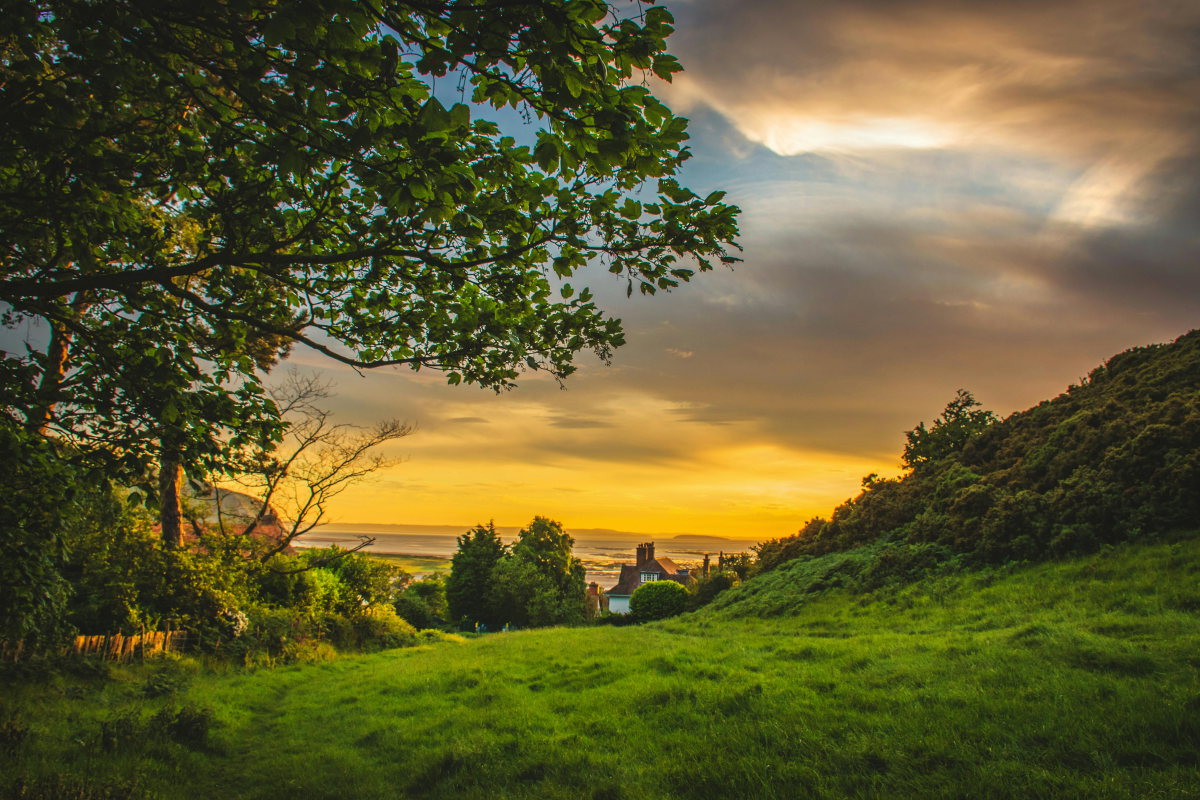
#> input picture landscape.jpg, 6000 x 4000 px (shown at 1/5 size)
$ python imageProcessing.py
#> lines starting #> are read from the running program, lines starting #| are printed output that depends on the picture; after the words box and inside, x2 and y2 are one past the last pixel; in counts of white or black regions, pixels touching at a corner belong together
### DobotDllType.py
from ctypes import *
import time,  platform
import os

def enum(**enums):
    return type("Enum", (), enums)

EndType = enum(EndTypeCustom=0,
    EndTypeSuctionCup=1,
    EndTypeGripper=2,
    EndTypeLaser=3,
    EndTypePen = 4,
    EndTypeMax=5)

DevType = enum(Idle=0,
               Conntroller=1,
               Magician=2,
               MagicianLite=3
               )

ParamsMode = enum(JOG=0,
                other=1)


class DevInfo(Structure):
    _pack_ = 1
    _fields_ = [
        ("devId", c_int),
        ("type", c_int),
        ("firmwareName", c_byte * 50),
        ("firwareVersion", c_byte * 50),
        ("runTime", c_float)
               ]

class ConnectInfo(Structure):
    _pack_ = 1
    _fields_ = [
        ("masterDevInfo", DevInfo),
        ("slaveDevInfo1", DevInfo),
        ("slaveDevInfo2", DevInfo)
    ]

class UpgradeFWReadyCmd(Structure):
    _pack_ = 1
    _fields_ = [
        ("fwSize", c_uint32),
        ("md5", c_char_p)
    ]

class DeviceID(Structure):
    _pack_ = 1
    _fields_ = [
        ("deviceID1", c_uint32),
        ("deviceID2", c_uint32),
        ("deviceID3", c_uint32)
    ]

masterId = 0
slaveId = 0

class DeviceVersion(Structure):
    _pack_ = 1
    _fields_ = [
        ("fw_majorVersion", c_byte),
        ("fw_minorVersion", c_byte),
        ("fw_revision", c_byte),
        ("fw_alphaVersion", c_byte),
        ("hw_majorVersion", c_byte),
        ("hw_minorVersion", c_byte),
        ("hw_revision", c_byte),
        ("hw_alphaVersion", c_byte)
    ]

# For EndTypeParams
class EndTypeParams(Structure):
    _pack_ = 1
    _fields_ = [
        ("xBias", c_float),
        ("yBias", c_float),
        ("zBias", c_float)
        ]

class Pose(Structure):
    _pack_ = 1
    _fields_ = [
        ("x", c_float),
        ("y", c_float),
        ("z", c_float),
        ("rHead", c_float),
        ("joint1Angle", c_float),
        ("joint2Angle", c_float),
        ("joint3Angle", c_float),
        ("joint4Angle", c_float)
        ]

class Kinematics(Structure):
    _pack_ = 1
    _fields_ = [
        ("velocity", c_float),
        ("acceleration", c_float)
        ]

class AlarmsState(Structure):
    _pack_ = 1
    _fields_ = [
        ("alarmsState", c_int32)
        ]

class HOMEParams(Structure):
    _pack_ = 1
    _fields_ = [
        ("x", c_float),
        ("y", c_float),
        ("z", c_float),
        ("r", c_float)
        ]

class HOMECmd(Structure):
    _pack_ = 1
    _fields_ = [
        ("temp", c_float)
        ]

class AutoLevelingCmd(Structure):
    _pack_ = 1
    _fields_ = [
        ("controlFlag", c_ubyte),
        ("precision", c_float)
        ]

class EMotor(Structure):
    _pack_ = 1
    _fields_ = [
        ("index", c_byte),
        ("isEnabled", c_byte),
        ("speed", c_int32)
        ]

class EMotorS(Structure):
    _pack_ = 1
    _fields_ = [
        ("index", c_byte),
        ("isEnabled", c_byte),
        ("speed", c_int32),
        ("distance", c_uint32)
        ]

##################  Arm orientation定义   ##################
ArmOrientation = enum(
    LeftyArmOrientation=0,
    RightyArmOrientation=1)

##################  点动示教部分   ##################

class JOGJointParams(Structure):
    _pack_ = 1
    _fields_ = [
        ("joint1Velocity", c_float),
        ("joint2Velocity", c_float),
        ("joint3Velocity", c_float),
        ("joint4Velocity", c_float),
        ("joint1Acceleration", c_float),
        ("joint2Acceleration", c_float),
        ("joint3Acceleration", c_float),
        ("joint4Acceleration", c_float)
        ]

class JOGCoordinateParams(Structure):
    _pack_ = 1
    _fields_ = [
        ("xVelocity", c_float),
        ("yVelocity", c_float),
        ("zVelocity", c_float),
        ("rVelocity", c_float),
        ("xAcceleration", c_float),
        ("yAcceleration", c_float),
        ("zAcceleration", c_float),
        ("rAcceleration", c_float)
        ]

class JOGCommonParams(Structure):
    _pack_ = 1
    _fields_ = [
        ("velocityRatio", c_float),
        ("accelerationRatio", c_float)
        ]

class JOGLParams(Structure):
    _pack_ = 1
    _fields_ = [
        ("velocity",  c_float),
        ("acceleration",  c_float)
    ]


JC = enum(JogIdle=0,
    JogAPPressed=1,
    JogANPressed=2,
    JogBPPressed=3,
    JogBNPressed=4,
    JogCPPressed=5,
    JogCNPressed=6,
    JogDPPressed=7,
    JogDNPressed=8,
    JogEPPressed=9,
    JogENPressed=10)

class JOGCmd(Structure):
    _pack_ = 1
    _fields_ = [
        ("isJoint", c_byte),
        ("cmd", c_byte)
        ]

##################  再现运动部分   ##################

class PTPJointParams(Structure):
    _fields_ = [
        ("joint1Velocity", c_float),
        ("joint2Velocity", c_float),
        ("joint3Velocity", c_float),
        ("joint4Velocity", c_float),
        ("joint1Acceleration", c_float),
        ("joint2Acceleration", c_float),
        ("joint3Acceleration", c_float),
        ("joint4Acceleration", c_float)
        ]

class PTPCoordinateParams(Structure):
    _fields_ = [
        ("xyzVelocity", c_float),
        ("rVelocity", c_float),
        ("xyzAcceleration", c_float),
        ("rAcceleration", c_float)
        ]

class PTPLParams(Structure):
    _pack_ = 1
    _fields_ = [
        ("velocity",  c_float),
        ("acceleration",  c_float)
    ]

class PTPJumpParams(Structure):
    _pack_ = 1
    _fields_ = [
        ("jumpHeight", c_float),
        ("zLimit", c_float)
        ]

class PTPCommonParams(Structure):
    _pack_ = 1
    _fields_ = [
        ("velocityRatio", c_float),
        ("accelerationRatio", c_float)
        ]

PTPMode = enum(
    PTPJUMPXYZMode=0,
    PTPMOVJXYZMode=1,
    PTPMOVLXYZMode=2,

    PTPJUMPANGLEMode=3,
    PTPMOVJANGLEMode=4,
    PTPMOVLANGLEMode=5,

    PTPMOVJANGLEINCMode=6,
    PTPMOVLXYZINCMode=7,
    PTPMOVJXYZINCMode=8,

    PTPJUMPMOVLXYZMode=9)

InputPin = enum( InputPinNone=0,
    InputPin1=1,
    InputPin2=2,
    InputPin3=3,
    InputPin4=4,
    InputPin5=5,
    InputPin6=6,
    InputPin7=7,
    InputPin8=8)

InputLevel = enum(InputLevelBoth=0,
    InputLevelLow=1,
    InputLevelHigh=2)

OutputPin = enum(
    SIGNALS_O1=1,
    SIGNALS_O2=2,
    SIGNALS_O3=3,
    SIGNALS_O4=4,
    SIGNALS_O5=5,
    SIGNALS_O6=6,
    SIGNALS_O7=7,
    SIGNALS_O8=8)

class PTPCmd(Structure):
    _pack_ = 1
    _fields_ = [
        ("ptpMode", c_byte),
        ("x", c_float),
        ("y", c_float),
        ("z", c_float),
        ("rHead", c_float)
        ]

class DeviceCountInfo(Structure):
    _pack_ = 1
    _fields_ = [
        ("deviceRunTime",  c_uint64),
        ("devicePowerOn",  c_uint32),
        ("devicePowerOff", c_uint32)
        ]

class PTPWithLCmd(Structure):
    _pack_ = 1
    _fields_ = [
        ("ptpMode", c_byte),
        ("x", c_float),
        ("y", c_float),
        ("z", c_float),
        ("rHead", c_float),
        ("l", c_float)
        ]

##################  Continuous path   ##################

class CPParams(Structure):
    _pack_ = 1
    _fields_ = [
        ("planAcc", c_float),
        ("juncitionVel", c_float),
        ("acc", c_float),
        ("realTimeTrack",  c_byte)
        ]

ContinuousPathMode = enum(
    CPRelativeMode=0,
    CPAbsoluteMode=1)

class CPCmd(Structure):
    _pack_ = 1
    _fields_ = [
        ("cpMode", c_byte),
        ("x", c_float),
        ("y", c_float),
        ("z", c_float),
        ("velocity", c_float)
        ]

class CP2Cmd(Structure):
    _pack_ = 1
    _fields_ = [
        ("cpMode", c_byte),
        ("x", c_float),
        ("y", c_float),
        ("z", c_float),
        ("velocity", c_float)
        ]

class CPCommonParams(Structure):
    _pack_ = 1
    _fields_ = [
        ("velocityRatio", c_float),
        ("accelerationRatio", c_float)
        ]

##################  圆弧：ARC   ##################
class ARCPoint(Structure):
    _pack_ = 1
    _fields_ = [
        ("x", c_float),
        ("y", c_float),
        ("z", c_float),
        ("rHead", c_float)
    ]

class ARCParams(Structure):
    _pack_ = 1
    _fields_ = [
        ("xyzVelocity", c_float),
        ("rVelocity", c_float),
        ("xyzAcceleration", c_float),
        ("rAcceleration", c_float)
        ]

class ARCCmd(Structure):
    _pack_ = 1
    _fields_ = [
        ("cirPoint", ARCPoint),
        ("toPoint", ARCPoint)
    ]

class CircleCmd(Structure):
    _pack_ = 1
    _fields_ = [
        ("cirPoint", ARCPoint),
        ("toPoint", ARCPoint)
    ]

class ARCCommonParams(Structure):
    _pack_ = 1
    _fields_ = [
        ("velocityRatio", c_float),
        ("accelerationRatio", c_float)
        ]

##################  User parameters   ##################

class WAITParams(Structure):
    _pack_ = 1
    _fields_ = [
        ("unitType", c_byte)
        ]

class WAITCmd(Structure):
    _pack_ = 1
    _fields_ = [
        ("waitTime", c_uint32)
        ]

TRIGMode = enum(
    TRIGInputIOMode = 0,
    TRIGADCMode=1)

TRIGInputIOCondition = enum(
    TRIGInputIOEqual = 0,
    TRIGInputIONotEqual=1)

TRIGADCCondition = enum(
    TRIGADCLT = 0,
    TRIGADCLE=1,
    TRIGADCGE = 2,
    TRIGADCGT=3)

class TRIGCmd(Structure):
    _pack_ = 1
    _fields_ = [
        ("address", c_byte),
        ("mode", c_byte),
        ("condition",  c_byte),
        ("threshold", c_uint16)
        ]

GPIOType = enum(
    GPIOTypeDummy = 0,
    GPIOTypeDO = 1,
    GPIOTypePWM=2,
    GPIOTypeDI=3,
    GPIOTypeADC=4,
    GPIOTypeDIPU=5,
    GPIOTypeDIPD=6)

class IOMultiplexing(Structure):
    _pack_ = 1
    _fields_ = [
        ("address", c_byte),
        ("multiplex", c_byte)
        ]

class IODO(Structure):
    _pack_ = 1
    _fields_ = [
        ("address", c_byte),
        ("level", c_byte)
        ]

class IOPWM(Structure):
    _pack_ = 1
    _fields_ = [
        ("address", c_byte),
        ("frequency", c_float),
        ("dutyCycle", c_float)
        ]

class IODI(Structure):
    _pack_ = 1
    _fields_ = [
        ("address", c_byte),
        ("level", c_byte)
        ]

class IOADC(Structure):
    _pack_ = 1
    _fields_ = [
        ("address", c_byte),
        ("value", c_int)
        ]

class UserParams(Structure):
    _pack_ = 1
    _fields_ = [
        ("params1", c_float),
        ("params2", c_float),
        ("params3", c_float),
        ("params4", c_float),
        ("params5", c_float),
        ("params6", c_float),
        ("params7", c_float),
        ("params8", c_float)
        ]

ZDFCalibStatus = enum(
    ZDFCalibNotFinished=0,
    ZDFCalibFinished=1)


class WIFIIPAddress(Structure):
    _pack_ = 1
    _fields_ = [
        ("dhcp", c_byte),
        ("addr1", c_byte),
        ("addr2", c_byte),
        ("addr3", c_byte),
        ("addr4", c_byte),
        ]

class WIFINetmask(Structure):
    _pack_ = 1
    _fields_ = [
        ("addr1", c_byte),
        ("addr2", c_byte),
        ("addr3", c_byte),
        ("addr4", c_byte),
        ]

class WIFIGateway(Structure):
    _pack_ = 1
    _fields_ = [
        ("addr1", c_byte),
        ("addr2", c_byte),
        ("addr3", c_byte),
        ("addr4", c_byte),
        ]

class WIFIDNS(Structure):
    _pack_ = 1
    _fields_ = [
        ("addr1", c_byte),
        ("addr2", c_byte),
        ("addr3", c_byte),
        ("addr4", c_byte),
        ]

ColorPort = enum(
    PORT_GP1 = 0,
    PORT_GP2 = 1,
    PORT_GP4 = 2,
    PORT_GP5 = 3
    )

InfraredPort = enum(
    PORT_GP1 = 0,
    PORT_GP2 = 1,
    PORT_GP4 = 2,
    PORT_GP5 = 3
    )

UART4PeripheralsType = enum(
    UART4PeripheralsUART = 0,
    UART4PeripheralsWIFI = 1,
    UART4PeripheralsBLE = 2,
    UART4PeripheralsCH375 = 3
    )
##################  API result   ##################

DobotConnect = enum(
    DobotConnect_NoError=0,
    DobotConnect_NotFound=1,
    DobotConnect_Occupied=2)

DobotCommunicate = enum(
    DobotCommunicate_NoError=0,
    DobotCommunicate_BufferFull=1,
    DobotCommunicate_Timeout=2,
    DobotCommunicate_InvalidParams=3,
    DobotCommunicate_InvalidDevice=4
    )

isUsingLinearRail = False
##################  API func   ##################

#parker add 2018 8 29 添加Wifi设置模块退出标志位
QuitDobotApiFlag = True

# [9 lines left out: function load, not called in this run]


def dSleep(ms):
    time.sleep(ms / 1000)

def gettime():
    return [time.time()]


def SetDebugEnable(api, flag=False):
    result = api.SetDebugEnable(flag)


# [18 lines left out: function SearchDobot, not called in this run]

masterId = 0
slaveId = 0
masterDevType = 0
slaveDevType = 0


# [38 lines left out: function ConnectDobot, not called in this run]


def DisconnectDobot(api):
    api.DisconnectDobot(c_int(masterId))


def GetMarlinVersion(api):
    api.GetMarlinVersion(c_int(masterId), c_int(slaveId))


def PeriodicTask(api):
    api.PeriodicTask()


def SetCmdTimeout(api, times):
    api.SetCmdTimeout(c_int(masterId), times)


def DobotExec(api):
    return [api.DobotExec()]


# [2321 lines left out: functions GetQueuedCmdCurrentIndex, GetQueuedCmdMotionFinish, SetQueuedCmdStartExec, SetQueuedCmdStopExec, SetQueuedCmdForceStopExec, SetQueuedCmdStartDownload and 136 more, not called in this run]


def GetColorSensorEx(api,  index):
    result = GetColorSensor(api)
    return result[index]


# [787 lines left out: functions SetAutoLevelingCmdEx, SetLostStepCmdEx, SetUpgradeFWReadyCmd, GetUpgradeFWReadyCmd, SetTRIGCmdEx, SetARCCmdEx and 52 more, not called in this run]

### imageProcessing.py
import cv2 as cv
import numpy as np
import matplotlib.pyplot as plt
import os
import DobotDllType as dType
import time as t


# CON_STR = {
#     dType.DobotConnect.DobotConnect_NoError:  "DobotConnect_NoError",
#     dType.DobotConnect.DobotConnect_NotFound: "DobotConnect_NotFound",
#     dType.DobotConnect.DobotConnect_Occupied: "DobotConnect_Occupied"}

# api = dType.load()

# #Connect Dobot
# state = dType.ConnectDobot(api, "COM10", 115200)[0]
# print("Connect status:", CON_STR[state])


#opencv stores images in BGR format
def resize(image):
    # [6 lines of commented-out code are left out]

    resize_image = cv.resize(image, (200, 200))
    cv.imshow('resize_image', resize_image)
    cv.waitKey(0)
    return resize_image

#canny edge detection
def canny(image, msg = 'n'):
    canny_image = None
    if msg == 'y':
        smooth_edges = cv.GaussianBlur(image, (3, 3), 1)
        canny_image = cv.Canny(smooth_edges, 45, 200)
    else:
        canny_image = cv.Canny(image, 45, 200)
    smooth_edges = cv.GaussianBlur(canny_image, (9, 9), 1)
    cv.imshow('canny_image', canny_image)
    cv.waitKey(0)

    return canny_image

#gets coordinates of the image
def getCoordinates(image):
    coordinates = np.argwhere(image > 0)

    return coordinates

def plotCoordinates(coordinates, size = 7):
    coordinates_np = np.array(coordinates)
    plt.plot(coordinates_np[:, 1], coordinates_np[:, 0], "k.", markersize = size)
    plt.gca().invert_yaxis()
    plt.show()

#draws coordinates using the dobot api
def drawCoordinates(coordinates):

    for x, y in coordinates:
        #adding values to the coordinates so they will be in range
        x1 = x+ 175
        y1 = y + 100
        print(f"({x1}, {y1})")
        move = dType.SetPTPCmd(api, dType.PTPMode.PTPMOVLXYZMode, x1, y1, -54.4, 0, isQueued = 1)

        if move == 0:
            print(f"Error moving to ({x1}, {y1})")

        #delays it for 2 seconds
        t.sleep(2)

    return 0


if __name__ == "__main__":

    # #gets the home parameters using the api
    # print(dType.GetHOMEParams(api))
    # #sets the home parameters
    # dType.SetHOMEParams(api, 250, 0, 0, 0)
    # #prints the home parameters to check if it changed
    # print(dType.GetHOMEParams(api))

    image_1 = cv.imread("landscape.jpg",0)
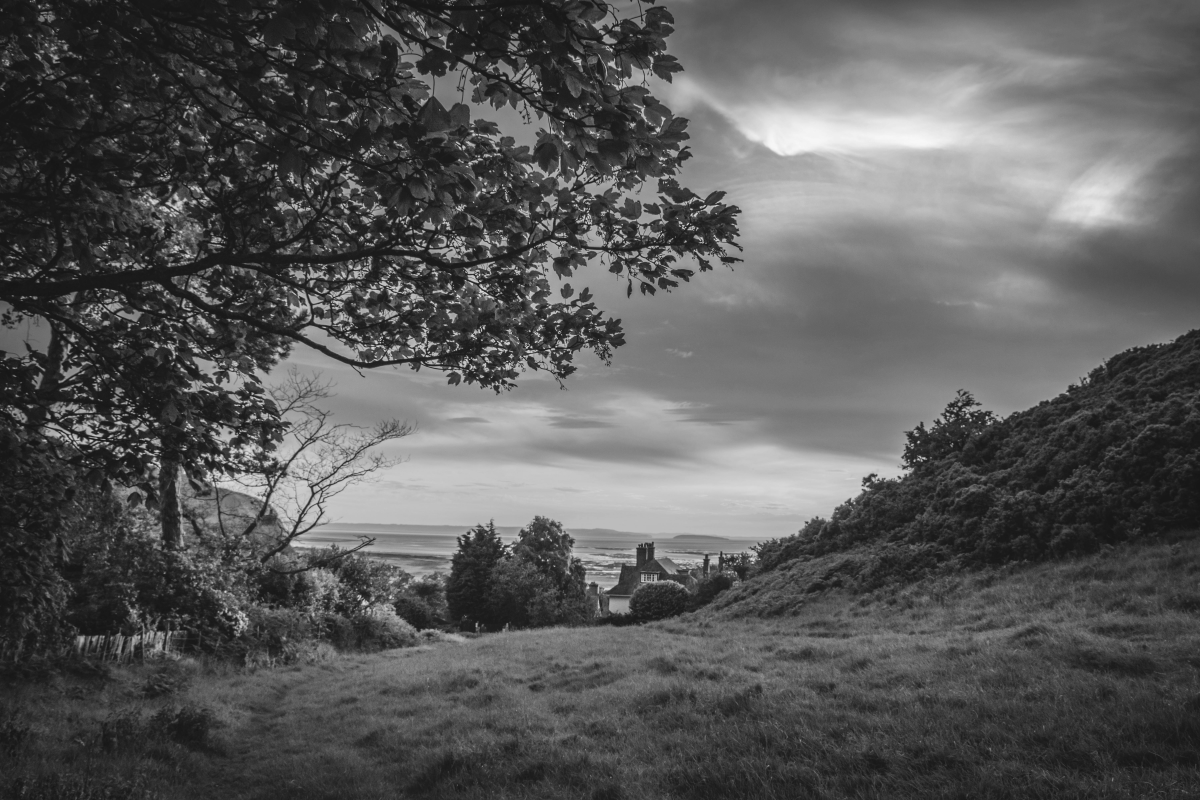
#> image_1: shape (4000, 6000) (shown at 1/5 size); min 9, max 250, mean 88.5
    resized_image = resize(image_1)
#> in resize, `resize_image = cv.resize(image, (200, 200))`:
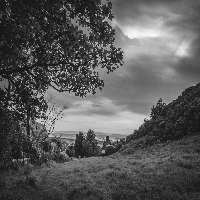
#> resize_image: shape (200, 200); min 21, max 248, mean 88.6
    modified_image = canny(resized_image, 'y')
#> in canny, `smooth_edges = cv.GaussianBlur(image, (3, 3), 1)`:
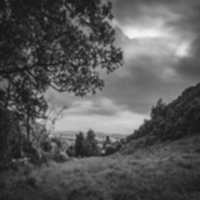
#> smooth_edges: shape (200, 200); min 23, max 245, mean 88.7
#> in canny, `canny_image = cv.Canny(smooth_edges, 45, 200)`:
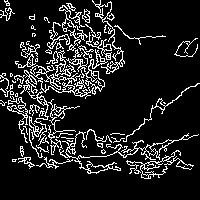
#> canny_image: shape (200, 200); 12.8% white in thin lines or dots, all inside (x1, y1, x2, y2) = (0, 0, 200, 179)
#> in canny, `smooth_edges = cv.GaussianBlur(canny_image, (9, 9), 1)`:
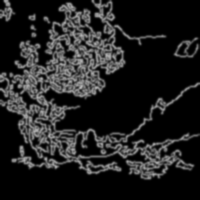
#> smooth_edges: shape (200, 200); min 0, max 179, mean 32.7
    coordinates = getCoordinates(modified_image)
#> in getCoordinates, `coordinates = np.argwhere(image > 0)`: coordinates = 5133 pairs, first value 0 to 178, second value 0 to 199
    print(coordinates)
#> (printed output is left out)
    plotCoordinates(coordinates, 3)
#> in plotCoordinates, `coordinates_np = np.array(coordinates)`: coordinates_np has the same summary as coordinates in getCoordinates
#> in plotCoordinates, `plt.show()`:
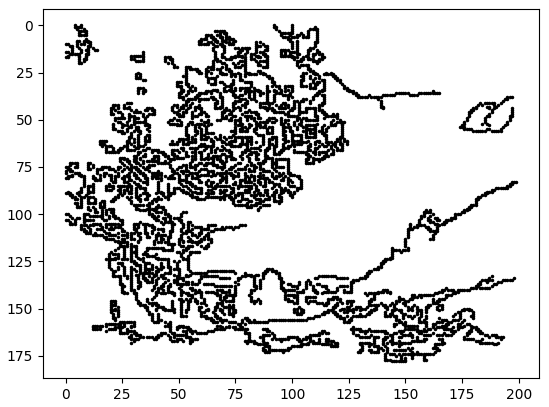
#> figure drawn by matplotlib, 1 panel
#> the loop in drawCoordinates, `for x, y in coordinates:` made 1 pass
#> (x, y, x1, y1) on pass 1: (0, 4, 175, 104)
#| (175, 104)
#> (the run stopped early here; a loop or call above may not have finished)

$ run again, with daisy.jpg copied over landscape.jpg
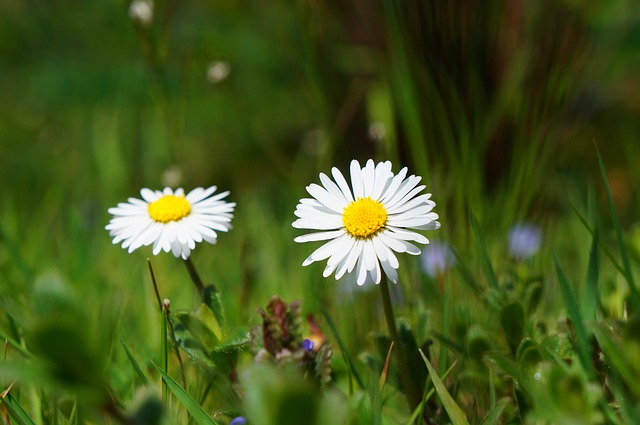
#> input picture daisy.jpg, 640 x 425 px
#> in canny, `canny_image = cv.Canny(smooth_edges, 45, 200)`:
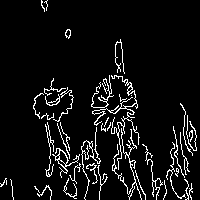
#> canny_image: shape (200, 200); 7% white in thin lines or dots
#> in getCoordinates, `coordinates = np.argwhere(image > 0)`: coordinates = 2781 pairs, first value 0 to 199, second value 0 to 196
#> (printed output is left out)
#> coordinates_np has the same summary as coordinates in getCoordinates
#> in plotCoordinates, `plt.show()`:
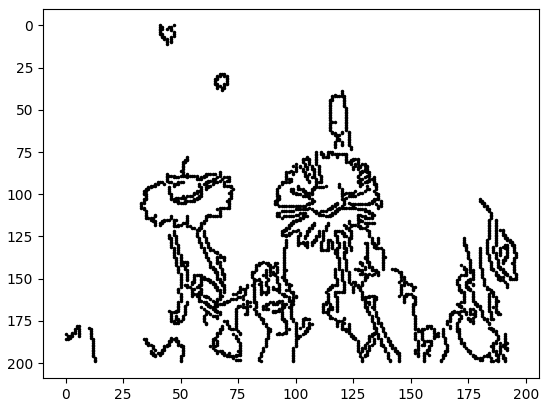
#> figure drawn by matplotlib, 1 panel
#> the loop in drawCoordinates, `for x, y in coordinates:` made 1 pass
#> (x, y, x1, y1) on pass 1: (0, 41, 175, 141)
#> (printed output is left out)
